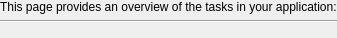
          <widget class="QWidget" name="pageTaskActivity">
           <property name="geometry">
            <rect>
             <x>0</x>
             <y>0</y>
             <width>306</width>
             <height>38</height>
            </rect>
           </property>
           <attribute name="label">
            <string>Task Activity History</string>
           </attribute>
           <layout class="QVBoxLayout" name="verticalLayout_7">
            <property name="leftMargin">
             <number>0</number>
            </property>
            <property name="topMargin">
             <number>0</number>
            </property>
            <property name="rightMargin">
             <number>0</number>
            </property>
            <property name="bottomMargin">
             <number>0</number>
            </property>
            <item>
             <widget class="QLabel" name="label_5">
              <property name="text">
               <string>This page provides an overview of the tasks in your application:</string>
              </property>
             </widget>
            </item>
            <item>
             <widget class="Line" name="line_2">
              <property name="orientation">
               <enum>Qt::Horizontal</enum>
              </property>
             </widget>
            </item>
            <item>
             <widget class="QWidget" name="widgetTasksSummaryHolder" native="true">
              <property name="sizePolicy">
               <sizepolicy hsizetype="Preferred" vsizetype="Expanding">
                <horstretch>0</horstretch>
                <verstretch>0</verstretch>
               </sizepolicy>
              </property>
             </widget>
            </item>
           </layout>
          </widget>
